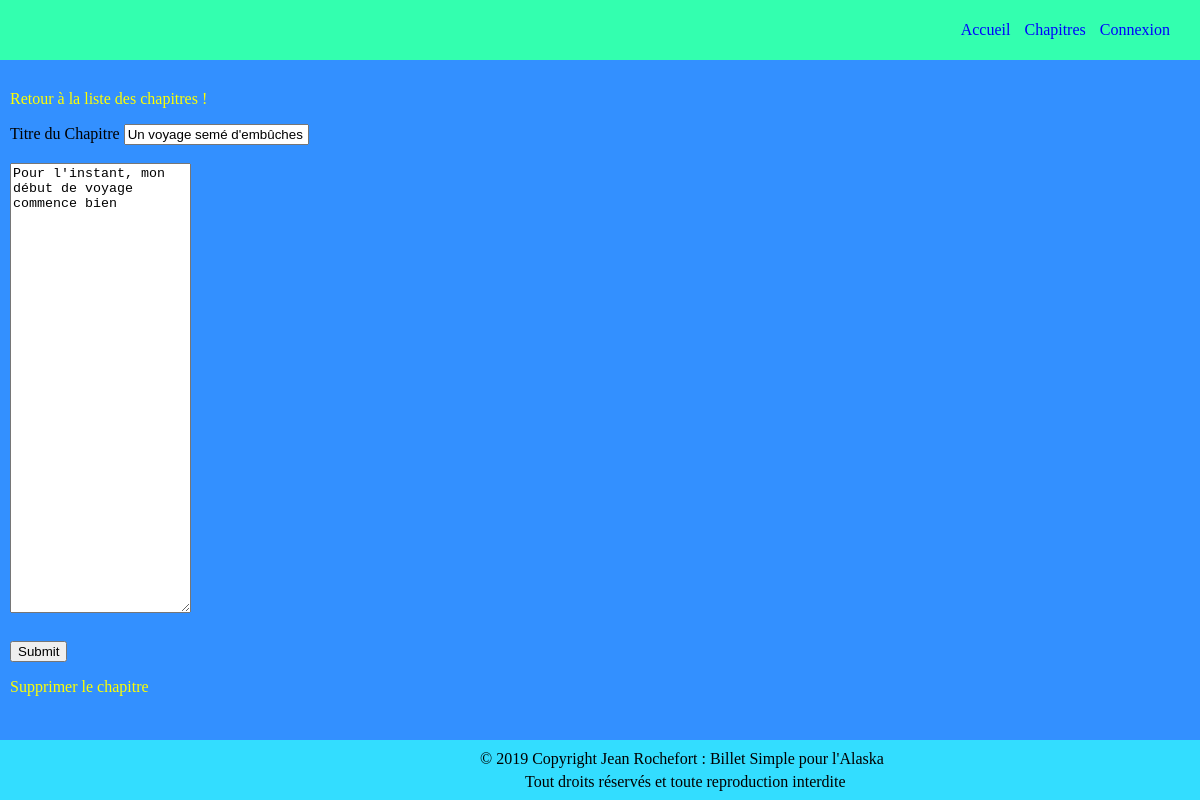
The app's page /index.php?action=editChapter&id=2 with its own data.
### tables this page shows
CREATE TABLE IF NOT EXISTS `post` (
  `id` int(11) NOT NULL AUTO_INCREMENT,
  `FK_admin` int(11) NOT NULL,
  `title` varchar(255) NOT NULL,
  `content` text NOT NULL,
  `state` tinyint(1) NOT NULL DEFAULT '1',
  `date_hours` datetime NOT NULL,
  PRIMARY KEY (`id`),
  KEY `FK_admin` (`id`)
);

### controller/Chapter_frontend.php (called while the page is built, shortened)
<?php
require_once('model/ChapterConnexion.php');
class ChapterController
{
	public function editChapter($id)
	{
		$postManager = new \OpenClassrooms\projetopenclassroom\model\ChapterConnexion();
		$post = $postManager->getPost($id);
		require('view/editChapter.php');
	}
}

### model/ChapterConnexion.php (called while the page is built, shortened)
<?php
class ChapterConnexion extends Connexion
{
	public function getPost($postId)
	{
		$db = $this->dbConnect();
		$req = $db->prepare('SELECT id, title, content, DATE_FORMAT(date_hours, \'%d/%m/%Y à %Hh%i\') AS date_fr FROM post WHERE id = ?');
		$req->execute(array($postId));
		$post = $req->fetch();
		return $post;
	}
}

### view/editChapter.php (the view, shortened to what this page needs)
<?php require('header.php'); ?>
<head>
</head>
<p class="prev_page"><a href="index.php"> Retour à la liste des chapitres !</a></p>
<form action="index.php?action=editChapter&amp;id=<?= $_GET['id'] ?>" method="post">
	<div class="titleZone">
		<label for="title"> Titre du Chapitre </label>
		<input type="varchar" id="title" name="title" value="<?= ($post['title']) ?>" />
	</div>
	<div class="editZone">
		<label for="content"></label><br />
		<textarea id="content" name="content" style="height: 450px"><?= ($post['content']) ?></textarea>
	</div>
	<div class="valider">
		<br/><input type="submit" />
	</div>
</form>
<div id="deleteLink">
    <a href="index.php?action=deleteChapter&amp;id=<?= $_GET['id'] ?>"> Supprimer le chapitre</a>
</div>
<?php require('footer.php'); ?>
<?php require('template.php'); ?>

### public/css/style.css (style rules this page uses)
body { background-color: #3390FF; padding: 0; margin: 0; text-decoration: none; }
a { text-decoration: none; color: yellow; }
.editZone { margin-left: 10px; margin-right: 10px; }
.prev_page { margin-left: 10px; }
.titleZone { margin-left: 10px; }
.valider { margin-top: 10px; margin-left: 10px; }
#deleteLink { margin-left: 10px; }

### records on screen
post: title "Un voyage semé d'embûches", content "Pour l'instant, mon début de voyage commence bien"
